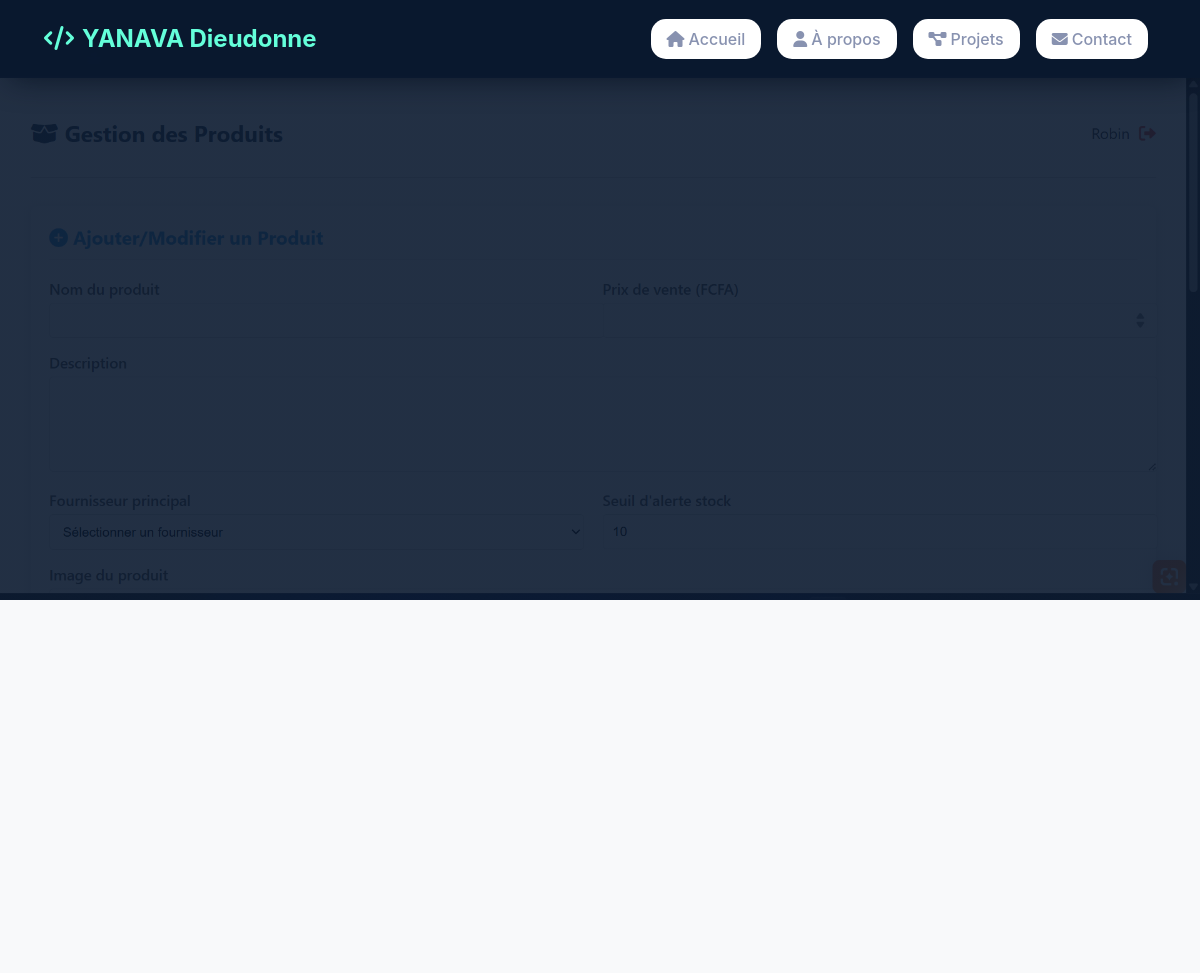
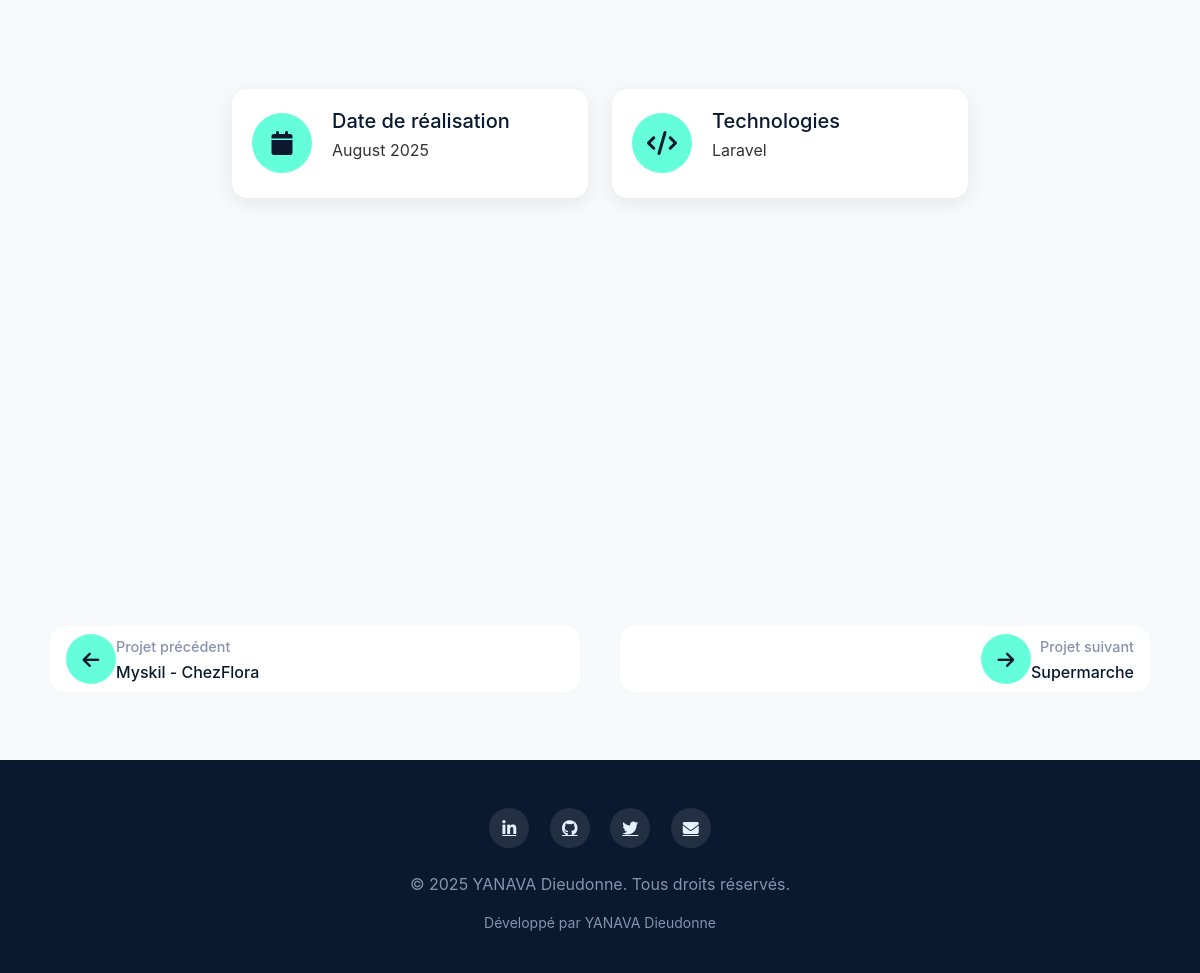
Screenshot of /project/2/ with the database file from the repository (2 pictures, top to bottom).
### portfolio/models.py (models this page shows, shortened)
class Project(models.Model):
    title = models.CharField(max_length=200)
    description = models.TextField()
    technology = models.CharField(max_length=100)
    image = models.ImageField(upload_to='project_images/')
    project_url = models.URLField(blank=True)
    github_url = models.URLField(blank=True)
    created_at = models.DateTimeField(auto_now_add=True)

### portfolio/views.py (the view)
# urls.py: path('project/<int:project_id>/', views.project_detail, name='project_detail'),
def project_detail(request, project_id):
    project = get_object_or_404(Project, id=project_id)
    previous_project = Project.objects.filter(created_at__lt=project.created_at).order_by('-created_at').first()
    next_project = Project.objects.filter(created_at__gt=project.created_at).order_by('created_at').first()
    return render(request, 'project_detail.html', {
        'project': project,
        'previous_project': previous_project,
        'next_project': next_project
    })

### portfolio/templates/project_detail.html (shortened to what this page needs)
{% extends 'base.html' %}
{% load static %}
{% block content %}
<section class="project-detail-hero" style="background: linear-gradient(rgba(10, 25, 47, 0.9), rgba(10, 25, 47, 0.9)), url('{{ project.image.url }}'); background-size: cover; background-position: center;">
    <div class="container">
        <div class="row min-vh-50 align-items-center">
        </div>
    </div>
</section>
<section class="py-6">
    <div class="container">
        <div class="row">
            <div class="col-lg-8 mx-auto">
                <div class="project-content">
                    <div class="project-details">
                        <div class="row mb-5">
                            <div class="col-md-6">
                                <div class="detail-card">
                                    <div class="detail-icon">
                                        <i class="fas fa-calendar"></i>
                                    </div>
                                    <div class="detail-content">
                                        <h5>Date de réalisation</h5>
                                        <p>{{ project.created_at|date:"F Y" }}</p>
                                    </div>
                                </div>
                            </div>
                            <div class="col-md-6">
                                <div class="detail-card">
                                    <div class="detail-icon">
                                        <i class="fas fa-code"></i>
                                    </div>
                                    <div class="detail-content">
                                        <h5>Technologies</h5>
                                        <p>{{ project.technology }}</p>
                                    </div>
                                </div>
                            </div>
                        </div>
                    </div>
                </div>
            </div>
        </div>
    </div>
</section>
<section class="py-5 bg-light">
    <div class="container">
        <div class="project-navigation">
            <div class="row">
                <div class="col-6">
                    {% if previous_project %}
                    <a href="{% url 'project_detail' previous_project.id %}" class="nav-link nav-link-prev">
                        <div class="nav-arrow">
                            <i class="fas fa-arrow-left"></i>
                        </div>
                        <div class="nav-content">
                            <span>Projet précédent</span>
                            <h6>{{ previous_project.title }}</h6>
                        </div>
                    </a>
                    {% endif %}
                </div>
                <div class="col-6 text-end">
                    {% if next_project %}
                    <a href="{% url 'project_detail' next_project.id %}" class="nav-link nav-link-next">
                        <div class="nav-content">
                            <span>Projet suivant</span>
                            <h6>{{ next_project.title }}</h6>
                        </div>
                        <div class="nav-arrow">
                            <i class="fas fa-arrow-right"></i>
                        </div>
                    </a>
                    {% endif %}
                </div>
            </div>
        </div>
    </div>
</section>
{% endblock %}

### portfolio/templates/base.html (style rules this page uses)
:root { --primary-color: #0a192f; --secondary-color: #112240; --accent-color: #64ffda; --text-primary: #e6f1ff; --text-secondary: #8892b0; --light-bg: #f8f9fa; --transition: all 0.25s cubic-bezier(0.645, 0.045, 0.355, 1); }
body { font-family: 'Calibre', 'Inter', 'San Francisco', 'SF Pro Text', -apple-system, system-ui, sans-serif; background-color: var(--light-bg); color: #333; padding-bottom: 70px; }
.nav-link { color: var(--text-secondary) !important; font-weight: 500; margin: 0 0.5rem; padding: 0.5rem 1rem !important; border-radius: 4px; transition: var(--transition); position: relative; }
.nav-link::after { content: ''; position: absolute; bottom: 0; left: 50%; width: 0; height: 2px; background: var(--accent-color); transition: var(--transition); transform: translateX(-50%); }
@media (min-width: 992px) { body { padding-bottom: 0; } }

### portfolio/templates/project_detail.html (style rules this page uses)
.min-vh-50 { min-height: 50vh; }
.project-detail-hero { padding: 120px 0 80px; position: relative; overflow: hidden; }
.detail-card { display: flex; align-items: center; padding: 20px; background: white; border-radius: 15px; box-shadow: 0 5px 20px rgba(0, 0, 0, 0.08); transition: transform 0.3s ease; height: 100%; }
.detail-icon { width: 60px; height: 60px; border-radius: 50%; background: var(--accent-color); color: var(--primary-color); display: flex; align-items: center; justify-content: center; font-size: 1.5rem; margin-right: 20px; flex-shrink: 0; }
.detail-content h5 { color: var(--primary-color); margin-bottom: 5px; }
.project-navigation { padding: 20px 0; }
.nav-link { display: flex; align-items: center; padding: 20px; background: white; border-radius: 15px; text-decoration: none; color: inherit; transition: all 0.3s ease; height: 100%; }
.nav-link-prev { text-align: left; }
.nav-link-next { text-align: right; flex-direction: row-reverse; }
.nav-arrow { width: 50px; height: 50px; border-radius: 50%; background: var(--accent-color); color: var(--primary-color); display: flex; align-items: center; justify-content: center; font-size: 1.2rem; flex-shrink: 0; }
.nav-content span { font-size: 0.9rem; color: var(--text-secondary); display: block; margin-bottom: 5px; }
.nav-content h6 { margin: 0; color: var(--primary-color); }

### rows the page displays
Project: image (picture), created_at "August 2025", technology "Laravel"
Project: title "Myskil - ChezFlora"
Project: title "Supermarche"
